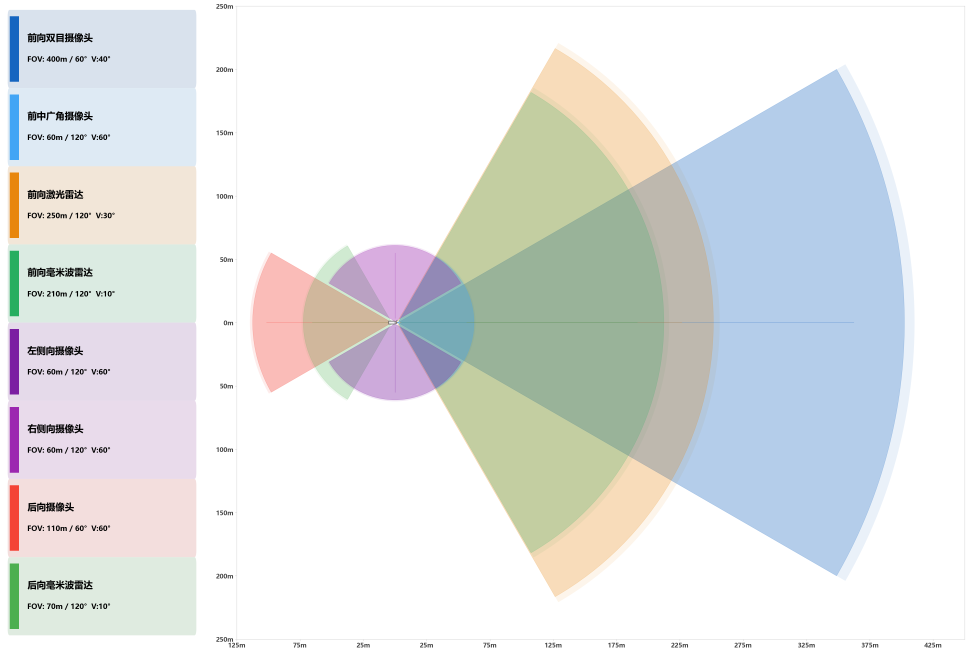
#> input picture test_occlusion_full.png, 3873 x 2610 px, found by its file name (shown at 1/4 size)
$ python zoom_test.py
#> lines starting #> are read from the running program, lines starting #| are printed output that depends on the picture
"""把车体周围放大，看看遮挡是否生效"""
from PIL import Image
import os

src = r"C:\Fuyue_WorkSpace\FOVTools\test_occlusion_full.png"
img = Image.open(src)
#> img is the input picture: PIL image 3873x2610 RGBA; mean R, G, B, A 224.6, 227.8, 227.8, 255
W, H = img.size
#> W = 3873; H = 2610
print(f"image size: {W}x{H}")
#| image size: 3873x2610

# 车体大约在中心，width=2 length=4.8 + sensor 范围 ~12m。中心位置约 (W*0.6, H*0.5)
cx, cy = 975, 1390
half = 350
crop = img.crop((cx - half, cy - half, cx + half, cy + half))
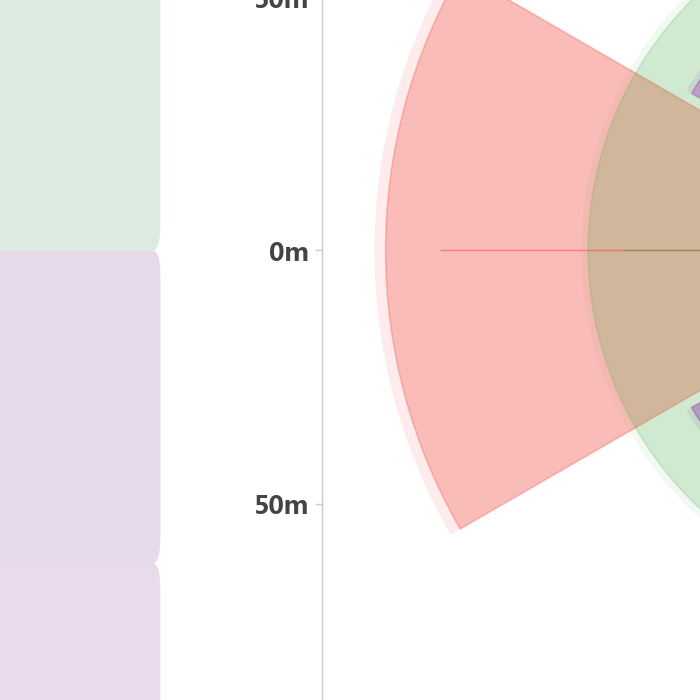
#> crop: PIL image 700x700 RGBA; mean R, G, B, A 242.9, 228.8, 227.4, 255
out = r"C:\Fuyue_WorkSpace\FOVTools\test_occlusion_zoom.png"
crop.save(out)
print(f"zoomed: {out}")
